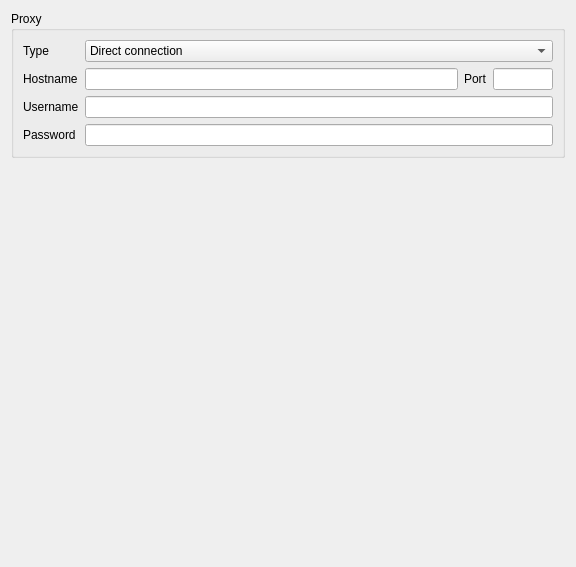
<?xml version="1.0" encoding="UTF-8"?>
<ui version="4.0">
 <class>NetworkConfig</class>
 <widget class="QWidget" name="NetworkConfig">
  <property name="geometry">
   <rect>
    <x>0</x>
    <y>0</y>
    <width>576</width>
    <height>567</height>
   </rect>
  </property>
  <property name="windowTitle">
   <string notr="true">Form</string>
  </property>
  <layout class="QVBoxLayout" name="verticalLayout_2">
   <item>
    <widget class="QGroupBox" name="qgbProxy">
     <property name="sizePolicy">
      <sizepolicy hsizetype="Expanding" vsizetype="Minimum">
       <horstretch>0</horstretch>
       <verstretch>0</verstretch>
      </sizepolicy>
     </property>
     <property name="title">
      <string>Proxy</string>
     </property>
     <layout class="QGridLayout">
      <item row="0" column="0">
       <widget class="QLabel" name="qlType">
        <property name="text">
         <string>Type</string>
        </property>
       </widget>
      </item>
      <item row="0" column="1" colspan="3">
       <widget class="MUComboBox" name="qcbType">
        <property name="sizePolicy">
         <sizepolicy hsizetype="Preferred" vsizetype="Fixed">
          <horstretch>0</horstretch>
          <verstretch>0</verstretch>
         </sizepolicy>
        </property>
        <property name="toolTip">
         <string>Type of proxy to connect through</string>
        </property>
        <property name="whatsThis">
         <string>&lt;b&gt;Type of proxy to connect through.&lt;/b&gt;&lt;br /&gt;This makes Mumble connect through a proxy for all outgoing connections. Note: Proxy tunneling forces Mumble into TCP compatibility mode, causing all voice data to be sent via the control channel.</string>
        </property>
        <item>
         <property name="text">
          <string>Direct connection</string>
         </property>
        </item>
        <item>
         <property name="text">
          <string>HTTP(S) proxy</string>
         </property>
        </item>
        <item>
         <property name="text">
          <string>SOCKS5 proxy</string>
         </property>
        </item>
       </widget>
      </item>
      <item row="1" column="0">
       <widget class="QLabel" name="qlHostname">
        <property name="text">
         <string>Hostname</string>
        </property>
        <property name="alignment">
         <set>Qt::AlignLeading|Qt::AlignLeft|Qt::AlignVCenter</set>
        </property>
       </widget>
      </item>
      <item row="1" column="1">
       <widget class="QLineEdit" name="qleHostname">
        <property name="sizePolicy">
         <sizepolicy hsizetype="Expanding" vsizetype="Fixed">
          <horstretch>0</horstretch>
          <verstretch>0</verstretch>
         </sizepolicy>
        </property>
        <property name="toolTip">
         <string>Hostname of the proxy</string>
        </property>
        <property name="whatsThis">
         <string>&lt;b&gt;Hostname of the proxy.&lt;/b&gt;&lt;br /&gt;This field specifies the hostname of the proxy you wish to tunnel network traffic through.</string>
        </property>
        <property name="text">
         <string/>
        </property>
       </widget>
      </item>
      <item row="1" column="2">
       <widget class="QLabel" name="qlPort">
        <property name="sizePolicy">
         <sizepolicy hsizetype="Preferred" vsizetype="Preferred">
          <horstretch>0</horstretch>
          <verstretch>0</verstretch>
         </sizepolicy>
        </property>
        <property name="minimumSize">
         <size>
          <width>0</width>
          <height>0</height>
         </size>
        </property>
        <property name="text">
         <string>Port</string>
        </property>
       </widget>
      </item>
      <item row="1" column="3">
       <widget class="QLineEdit" name="qlePort">
        <property name="sizePolicy">
         <sizepolicy hsizetype="Minimum" vsizetype="Fixed">
          <horstretch>0</horstretch>
          <verstretch>0</verstretch>
         </sizepolicy>
        </property>
        <property name="minimumSize">
         <size>
          <width>20</width>
          <height>0</height>
         </size>
        </property>
        <property name="maximumSize">
         <size>
          <width>60</width>
          <height>16777215</height>
         </size>
        </property>
        <property name="toolTip">
         <string>Port number of the proxy</string>
        </property>
        <property name="whatsThis">
         <string>&lt;b&gt;Port number of the proxy.&lt;/b&gt;&lt;br /&gt;This field specifies the port number that the proxy expects connections on.</string>
        </property>
        <property name="inputMask">
         <string/>
        </property>
        <property name="text">
         <string/>
        </property>
        <property name="maxLength">
         <number>5</number>
        </property>
       </widget>
      </item>
      <item row="2" column="0">
       <widget class="QLabel" name="qlUsername">
        <property name="text">
         <string>Username</string>
        </property>
       </widget>
      </item>
      <item row="2" column="1" colspan="3">
       <widget class="QLineEdit" name="qleUsername">
        <property name="toolTip">
         <string>Username for proxy authentication</string>
        </property>
        <property name="whatsThis">
         <string>&lt;b&gt;Username for proxy authentication.&lt;/b&gt;&lt;br /&gt;This specifies the username you use for authenticating yourself with the proxy. In case the proxy does not use authentication, or you want to connect anonymously, simply leave this field blank.</string>
        </property>
       </widget>
      </item>
      <item row="3" column="0">
       <widget class="QLabel" name="qlPassword">
        <property name="text">
         <string>Password</string>
        </property>
       </widget>
      </item>
      <item row="3" column="1" colspan="3">
       <widget class="QLineEdit" name="qlePassword">
        <property name="toolTip">
         <string>Password for proxy authentication</string>
        </property>
        <property name="whatsThis">
         <string>&lt;b&gt;Password for proxy authentication.&lt;/b&gt;&lt;br /&gt;This specifies the password you use for authenticating yourself with the proxy. In case the proxy does not use authentication, or you want to connect anonymously, simply leave this field blank.</string>
        </property>
        <property name="inputMask">
         <string/>
        </property>
        <property name="text">
         <string/>
        </property>
        <property name="echoMode">
         <enum>QLineEdit::Password</enum>
        </property>
       </widget>
      </item>
     </layout>
    </widget>
   </item>
   <item>
    <spacer>
     <property name="orientation">
      <enum>Qt::Vertical</enum>
     </property>
     <property name="sizeType">
      <enum>QSizePolicy::Expanding</enum>
     </property>
     <property name="sizeHint" stdset="0">
      <size>
       <width>20</width>
       <height>40</height>
      </size>
     </property>
    </spacer>
   </item>
  </layout>
 </widget>
 <customwidgets>
  <customwidget>
   <class>MUComboBox</class>
   <extends>QComboBox</extends>
   <header>widgets/MUComboBox.h</header>
  </customwidget>
 </customwidgets>
 <resources/>
 <connections/>
</ui>
